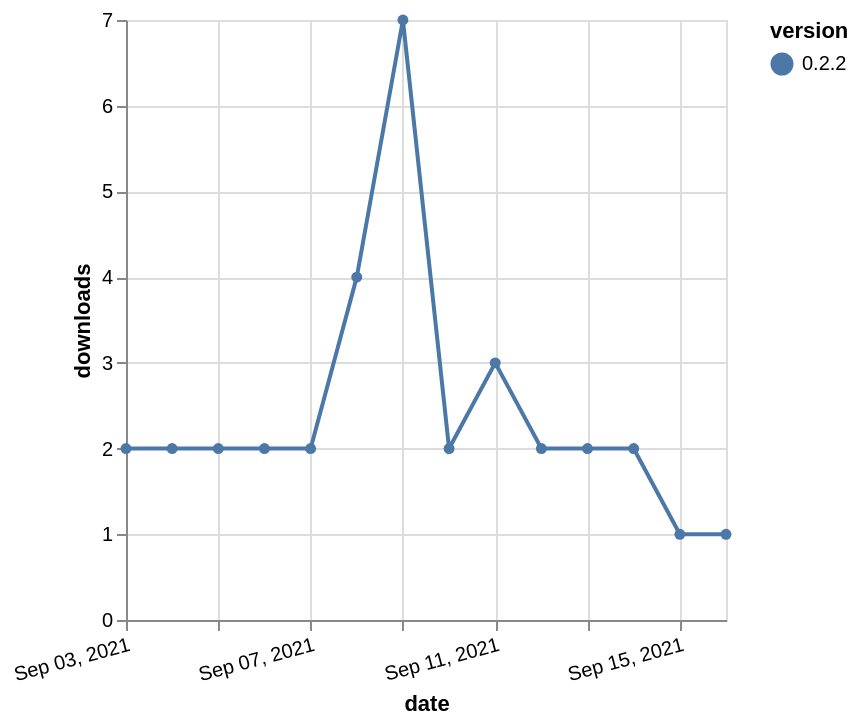

Vega-Lite specification for this chart:
### Vega-Lite specification from a JSON file in a GitHub repository (floating-point values rounded to 4 significant figures)
{"$schema": "https://vega.github.io/schema/vega-lite/v5.json", "description": "A simple bar chart with embedded data.", "data": {"values": [{"date": "2021-09-03", "total": 9264, "delta": 2, "version": "0.2.2"}, {"date": "2021-09-04", "total": 9266, "delta": 2, "version": "0.2.2"}, {"date": "2021-09-05", "total": 9268, "delta": 2, "version": "0.2.2"}, {"date": "2021-09-06", "total": 9270, "delta": 2, "version": "0.2.2"}, {"date": "2021-09-07", "total": 9272, "delta": 2, "version": "0.2.2"}, {"date": "2021-09-08", "total": 9276, "delta": 4, "version": "0.2.2"}, {"date": "2021-09-09", "total": 9283, "delta": 7, "version": "0.2.2"}, {"date": "2021-09-10", "total": 9285, "delta": 2, "version": "0.2.2"}, {"date": "2021-09-11", "total": 9288, "delta": 3, "version": "0.2.2"}, {"date": "2021-09-12", "total": 9290, "delta": 2, "version": "0.2.2"}, {"date": "2021-09-13", "total": 9292, "delta": 2, "version": "0.2.2"}, {"date": "2021-09-14", "total": 9294, "delta": 2, "version": "0.2.2"}, {"date": "2021-09-15", "total": 9295, "delta": 1, "version": "0.2.2"}, {"date": "2021-09-16", "total": 9296, "delta": 1, "version": "0.2.2"}]}, "width": "container", "mark": {"type": "line", "point": {"filled": true}}, "encoding": {"x": {"field": "date", "type": "temporal", "timeUnit": "yearmonthdate", "title": "date", "axis": {"labelAngle": -15}}, "y": {"field": "delta", "type": "quantitative", "title": "downloads"}, "color": {"field": "version", "type": "nominal"}, "tooltip": {"field": "delta"}}}
